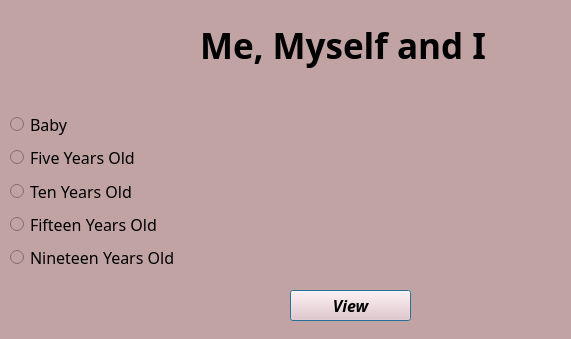
<?xml version="1.0" encoding="UTF-8"?>
<ui version="4.0">
 <class>myselfDialog</class>
 <widget class="QDialog" name="myselfDialog">
  <property name="geometry">
   <rect>
    <x>0</x>
    <y>0</y>
    <width>571</width>
    <height>339</height>
   </rect>
  </property>
  <property name="windowTitle">
   <string>Dialog</string>
  </property>
  <property name="styleSheet">
   <string notr="true">background-color: rgb(193, 163, 163);</string>
  </property>
  <widget class="QLabel" name="myselflabel">
   <property name="geometry">
    <rect>
     <x>200</x>
     <y>20</y>
     <width>321</width>
     <height>51</height>
    </rect>
   </property>
   <property name="font">
    <font>
     <family>Cinzel Black</family>
     <pointsize>26</pointsize>
     <weight>75</weight>
     <bold>true</bold>
    </font>
   </property>
   <property name="text">
    <string>Me, Myself and I</string>
   </property>
  </widget>
  <widget class="QPushButton" name="mviewButton">
   <property name="geometry">
    <rect>
     <x>290</x>
     <y>290</y>
     <width>121</width>
     <height>31</height>
    </rect>
   </property>
   <property name="font">
    <font>
     <family>Century Gothic</family>
     <pointsize>12</pointsize>
     <weight>75</weight>
     <italic>true</italic>
     <bold>true</bold>
    </font>
   </property>
   <property name="styleSheet">
    <string notr="true">background-color: rgb(243, 197, 197);</string>
   </property>
   <property name="text">
    <string>View</string>
   </property>
  </widget>
  <widget class="QLabel" name="babylabel">
   <property name="geometry">
    <rect>
     <x>200</x>
     <y>80</y>
     <width>181</width>
     <height>111</height>
    </rect>
   </property>
   <property name="text">
    <string/>
   </property>
  </widget>
  <widget class="QLabel" name="fyolabel">
   <property name="geometry">
    <rect>
     <x>410</x>
     <y>100</y>
     <width>111</width>
     <height>91</height>
    </rect>
   </property>
   <property name="text">
    <string/>
   </property>
  </widget>
  <widget class="QLabel" name="tyolabel">
   <property name="geometry">
    <rect>
     <x>210</x>
     <y>210</y>
     <width>101</width>
     <height>71</height>
    </rect>
   </property>
   <property name="text">
    <string/>
   </property>
  </widget>
  <widget class="QLabel" name="fiyolabel">
   <property name="geometry">
    <rect>
     <x>300</x>
     <y>200</y>
     <width>121</width>
     <height>81</height>
    </rect>
   </property>
   <property name="text">
    <string/>
   </property>
  </widget>
  <widget class="QLabel" name="nyolabel">
   <property name="geometry">
    <rect>
     <x>450</x>
     <y>210</y>
     <width>91</width>
     <height>61</height>
    </rect>
   </property>
   <property name="layoutDirection">
    <enum>Qt::LeftToRight</enum>
   </property>
   <property name="text">
    <string/>
   </property>
  </widget>
  <widget class="QWidget" name="">
   <property name="geometry">
    <rect>
     <x>10</x>
     <y>110</y>
     <width>181</width>
     <height>161</height>
    </rect>
   </property>
   <layout class="QVBoxLayout" name="verticalLayout">
    <item>
     <widget class="QRadioButton" name="babyradio">
      <property name="font">
       <font>
        <family>Century Gothic</family>
        <pointsize>12</pointsize>
       </font>
      </property>
      <property name="text">
       <string>Baby</string>
      </property>
     </widget>
    </item>
    <item>
     <widget class="QRadioButton" name="fiveyoradio">
      <property name="font">
       <font>
        <family>Century Gothic</family>
        <pointsize>12</pointsize>
       </font>
      </property>
      <property name="text">
       <string>Five Years Old</string>
      </property>
     </widget>
    </item>
    <item>
     <widget class="QRadioButton" name="tenyoradio">
      <property name="font">
       <font>
        <family>Century Gothic</family>
        <pointsize>12</pointsize>
       </font>
      </property>
      <property name="text">
       <string>Ten Years Old</string>
      </property>
     </widget>
    </item>
    <item>
     <widget class="QRadioButton" name="fifteenyoradio">
      <property name="font">
       <font>
        <family>Century Gothic</family>
        <pointsize>12</pointsize>
       </font>
      </property>
      <property name="text">
       <string>Fifteen Years Old</string>
      </property>
     </widget>
    </item>
    <item>
     <widget class="QRadioButton" name="nineteenyoradio">
      <property name="font">
       <font>
        <family>Century Gothic</family>
        <pointsize>12</pointsize>
       </font>
      </property>
      <property name="text">
       <string>Nineteen Years Old</string>
      </property>
     </widget>
    </item>
   </layout>
  </widget>
  <zorder>babyradio</zorder>
  <zorder>fiveyoradio</zorder>
  <zorder>tenyoradio</zorder>
  <zorder>fifteenyoradio</zorder>
  <zorder>nineteenyoradio</zorder>
  <zorder>myselflabel</zorder>
  <zorder>babylabel</zorder>
  <zorder>fyolabel</zorder>
  <zorder>tyolabel</zorder>
  <zorder>fiyolabel</zorder>
  <zorder>nyolabel</zorder>
  <zorder>mviewButton</zorder>
 </widget>
 <resources/>
 <connections/>
</ui>
